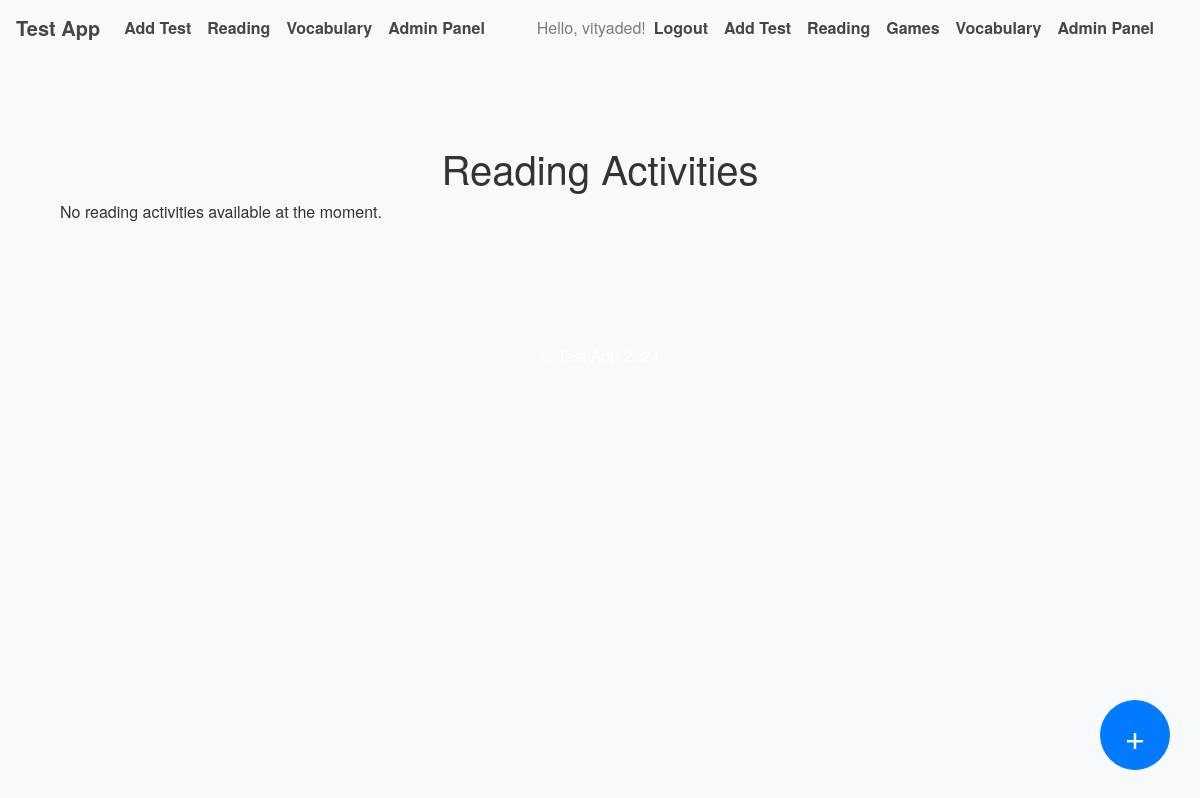
Before: /reading/activities (signed in) with the older database file.
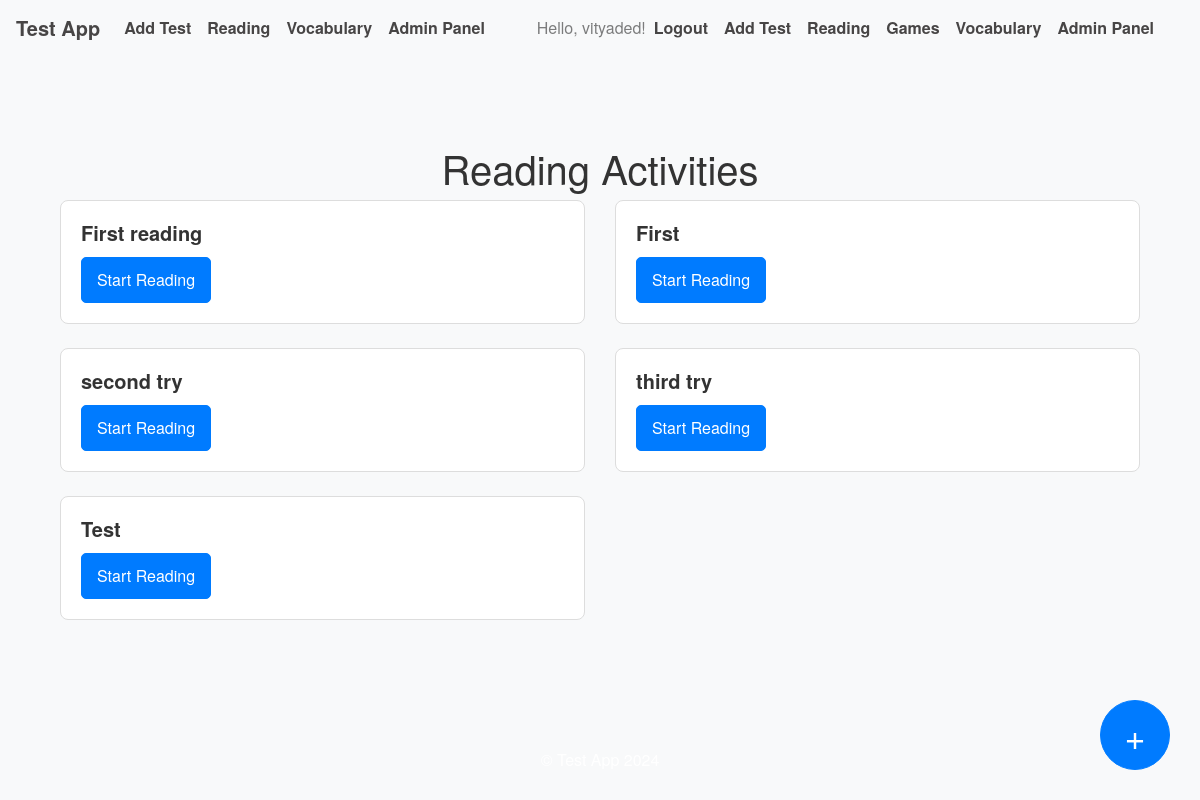
After: the same page with the newer database file.
### app/models.py (models this page shows, shortened)
class User(UserMixin, db.Model):
    __tablename__ = 'user'  # Explicitly specify table name
    id = db.Column(db.Integer, primary_key=True)
    username = db.Column(db.String(150), nullable=False, unique=True)
    password = db.Column(db.String(200), nullable=False)
    is_admin = db.Column(db.Boolean, default=False)
    test_results = db.relationship('TestResult', backref='user', lazy=True, cascade='all, delete-orphan')
    tests_created = db.relationship('Test', backref='creator', lazy=True, cascade='all, delete-orphan')
    vocabulary = db.relationship('Vocabulary', backref='user', lazy=True, cascade='all, delete-orphan')
    learn_test_results = db.relationship('LearnTestResult', backref='user', lazy=True, cascade='all, delete-orphan')

class ReadingActivity(db.Model):
    __tablename__ = 'reading_activity' # Add this line for clarity
    id = db.Column(db.Integer, primary_key=True)
    title = db.Column(db.String(255))
    pages = db.relationship('ReadingPage', backref='activity', lazy=True, cascade='all, delete-orphan')

### app/routes/reading.py (the view)
@reading_bp.route('/activities')
@login_required
def reading_tasks():
    try:
        activities = ReadingActivity.query.all()
        return render_template('reading/reading_tasks.html', activities=activities)
    except Exception as e:
        print(f"ERROR in reading_tasks: {e}")
        flash("Error loading reading activities.", "danger")
        return redirect(url_for('main.index'))

### app/routes/auth.py (called while the page is built)
@login_manager.user_loader
def load_user(user_id):
    return User.query.get(int(user_id))

### app/templates/reading/reading_tasks.html (shortened to what this page needs)
{% extends "layouts/base.html" %}
{% block content %}
<div class="container my-4">
  <h1 class="text-center">Reading Activities</h1>
  {% if activities %}
    <div class="row">
      {% for activity in activities %}
        <div class="col-md-6 mb-4">
          <div class="card h-100">
            <div class="card-body">
              <h5 class="card-title">{{ activity.title }}</h5>
              <a href="{{ url_for('reading.reading_activity', activity_id=activity.id, page_number=1) }}" class="btn btn-primary">Start Reading</a>
            </div>
          </div>
        </div>
      {% endfor %}
    </div>
  {% else %}
    <p>No reading activities available at the moment.</p>
  {% endif %}
</div>
{% endblock %}

### app/templates/layouts/base.html (shortened to what this page needs)
<!DOCTYPE html>
<html lang="en">
<head>
  <link rel="stylesheet" href="https://stackpath.bootstrapcdn.com/bootstrap/4.5.2/css/bootstrap.min.css">
  <link rel="stylesheet" href="{{ url_for('static', filename='styles.css') }}">
</head>
<body>
  <nav class="navbar navbar-expand-lg navbar-light bg-light">
    <a class="navbar-brand" href="{{ url_for('main.index') }}">Test App</a>
    <div class="collapse navbar-collapse" id="navbarNav">
      <ul class="navbar-nav mr-auto">
        {% if current_user.is_authenticated %}
          <li class="nav-item">
            <a class="nav-link" href="{{ url_for('tests.add_test') }}">Add Test</a>
          </li>
          <li class="nav-item">
          <a class="nav-link" href="{{ url_for('reading.reading_tasks') }}">Reading</a>
          </li>
          <li class="nav-item">
            <a class="nav-link" href="{{ url_for('vocab.my_vocabulary') }}">Vocabulary</a>
          </li>
          {% if current_user.is_admin %}
            <li class="nav-item">
              <a class="nav-link" href="{{ url_for('admin.admin_panel') }}">Admin Panel</a>
            </li>
          {% endif %}
        {% endif %}
      </ul>
      <ul class="navbar-nav ml-auto">
        {% if current_user.is_authenticated %}
          <li class="nav-item">
            <span class="navbar-text">Hello, {{ current_user.username }}!</span>
          </li>
          <li class="nav-item">
            <a class="nav-link" href="{{ url_for('auth.logout') }}">Logout</a>
          </li>
        {% endif %}
      </ul>
      <ul class="navbar-nav mr-auto">
        {% if current_user.is_authenticated %}
          <li class="nav-item">
            <a class="nav-link" href="{{ url_for('tests.add_test') }}">Add Test</a>
          </li>
          <li class="nav-item">
            <a class="nav-link" href="{{ url_for('reading.reading_tasks') }}">Reading</a>
          </li>
          <li class="nav-item">
            <a class="nav-link" href="{{ url_for('games.index') }}">Games</a>
          </li>
          <li class="nav-item">
            <a class="nav-link" href="{{ url_for('vocab.my_vocabulary') }}">Vocabulary</a>
          </li>
          {% if current_user.is_admin %}
            <li class="nav-item">
              <a class="nav-link" href="{{ url_for('admin.admin_panel') }}">Admin Panel</a>
            </li>
          {% endif %}
        {% endif %}
      </ul>
    </div>
  </nav>
  <div class="container mt-4">
    {% block content %}{% endblock %}
  </div>
  {% if current_user.is_authenticated %}
  <div class="fixed-action-btn">
    <div class="dropdown">
      <button class="btn btn-primary btn-lg rounded-circle" type="button" id="createDropdown" data-toggle="dropdown" aria-haspopup="true" aria-expanded="false">
        +
      </button>
    </div>
  </div>
  {% endif %}
  <footer class="bg-light text-center py-3 mt-4">
    <p>© Test App 2024</p>
  </footer>
</body>
</html>

### app/static/styles.css (style rules this page uses)
body { font-family: 'Helvetica Neue', Arial, sans-serif; background-color: #f8f9fa; color: #333; }
.navbar { background-color: #007bff; }
.navbar-brand, .nav-link { color: rgb(71, 69, 69) !important; font-weight: bold; }
.container { padding-top: 20px; padding-bottom: 20px; }
.card { border: 1px solid #ddd; border-radius: 8px; transition: transform 0.2s ease-in-out; }
.card-title { font-size: 1.25rem; font-weight: bold; }
.btn { font-size: 1rem; padding: 10px 15px; border-radius: 5px; }
.btn-primary { background-color: #007bff; border-color: #007bff; }
footer { background-color: #007bff; color: white; padding: 20px 0; text-align: center; }
@media (min-width: 769px) { .card { transition: transform 0.2s ease-in-out; } }
.btn-lg.rounded-circle { width: 80px; height: 80px; font-size: 40px; line-height: 60px; text-align: center; padding: 0; }

### app/templates/layouts/base.html (style rules this page uses)
.fixed-action-btn { position: fixed; bottom: 30px; right: 30px; z-index: 100; }
.btn-lg.rounded-circle { width: 70px; height: 70px; font-size: 36px; line-height: 50px; text-align: center; padding: 0; }

Changed rows visible on the page:
added ReadingActivity: title "First reading"
added ReadingActivity: title "First"
added ReadingActivity: title "second try"
added ReadingActivity: title "third try"
added ReadingActivity: title "Test"
Other visible differences:
text no longer shown: "No reading activities available at the moment."
